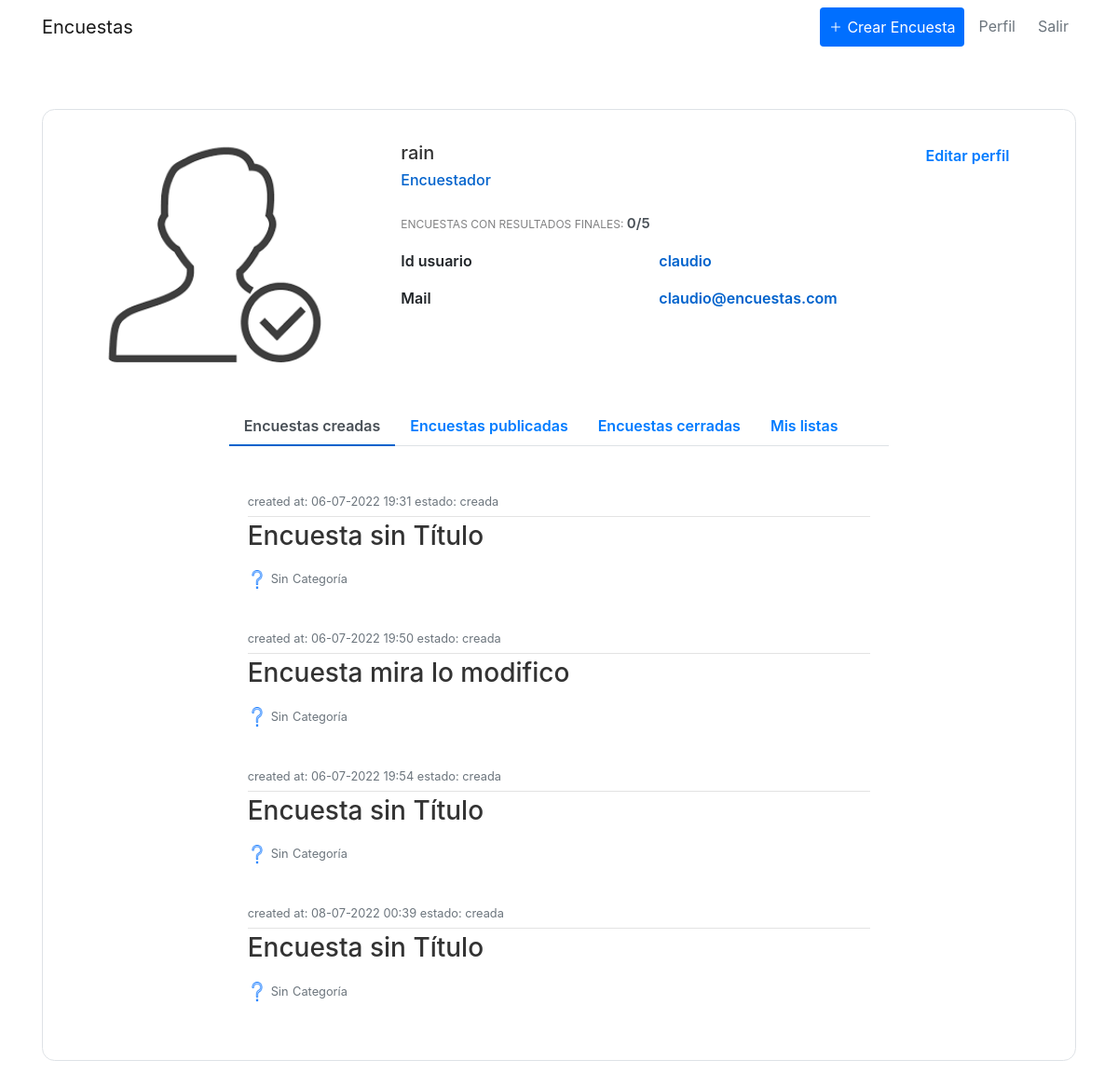
Page /profile (signed in) on the committed database.
### encuestas/models.py (models this page shows, shortened)
class User(db.Model,UserMixin):
    id = db.Column(db.Integer, primary_key=True)
    username = db.Column(db.String(20), unique=True, nullable=False)
    name = db.Column(db.String(20), nullable=False)
    email = db.Column(db.String(120), unique=True, nullable=False)
    image_file = db.Column(db.String(20), nullable=False, default='default.jpg')
    password = db.Column(db.String(60), nullable=False)
    posts = db.relationship('Post', backref='author', lazy=True)
    tipo = db.Column(db.String(20), nullable=False)
    visible_inf = db.Column(db.String(20), nullable=False, default=True)

class Encuesta(db.Model):
    id = db.Column(db.Integer, primary_key = True)
    title = db.Column(db.String(100),nullable = False)
    description = db.Column(db.String(1000), nullable = False)
    image_file = db.Column(db.String(20), nullable=False, default='default.jpg')
    date_created = db.Column(db.DateTime, nullable = False, default = datetime.utcnow)
    date_posted = db.Column(db.DateTime, default = datetime.utcnow)
    user_id = db.Column(db.Integer, db.ForeignKey('user.id'),nullable = False)
    preguntas = db.relationship('Pregunta', backref = 'content', lazy = True)
    estado =  db.Column(db.String(100), default = "creada")
    categoria = db.Column(db.String(100),default = "Categoría" , nullable=False)
    likes = db.Column(db.Integer, default = 0, nullable = False)
    dislikes = db.Column(db.Integer, default = 0, nullable = False)

### encuestas/routes.py (the view)
@app.route("/profile", methods=['GET', 'POST'])
@login_required
def profile():
    form = updatePerfil()
    respuesta = Respuesta.query.filter_by(id_usuario = current_user.username)
    invitaciones = UsuarioInvitado.query.filter_by(id_user = current_user.id)
    if form.validate_on_submit():
        if form.picture.data:
            picture_file = guardarfoto(form.picture.data)
            current_user.image_file = picture_file
        current_user.name = form.name.data
        current_user.email = form.email.data
        current_user.visible_inf = form.visible.data
        db.session.commit()
        flash('Tus datos han sido actualizados', 'success')
        return redirect(url_for('profile'))
    elif request.method == 'GET':
        form.name.data = current_user.name
        form.email.data = current_user.email
    invis1 ={}
    id_encuestas = []
    query_invi = 0
    for i in invitaciones:
        encuesta = Encuesta.query.get_or_404(i.id_encuesta)
        if encuesta.estado == 'publicada':
            id_encuestas.append(i.id_encuesta)
            query_invi = 1
    lista_query= []
    encuest = {}
    encuestas_parainvitado = Encuesta.query.filter(Encuesta.id.in_(id_encuestas))
    for i in respuesta:
        datet =  i.date
        encuest[i.id_encuesta] = i.id_encuesta
        encRESP = Encuesta.query.filter_by(id = i.id_encuesta )
    invis=[]
    for i in invis1:
        print('aaaa',invis1[i])
        invis.append(Encuesta.query.filter_by(id = invis1[i] ))
    if len(invis) ==0:
        invis = 0
    print('las invis',invis )
    keys = list(encuest.keys())
    keys2 = list(invis1.keys())
    for i in encuest:
        print(encuest[i])
        lista_query.append(Encuesta.query.filter_by(id = encuest[i] ))
    if len(lista_query) ==0:
        lista_query = 0
    encPUBLIC = Encuesta.query.filter_by(user_id = current_user.username,estado = "publicada" )
    encCREATE = Encuesta.query.filter_by(user_id = current_user.username,estado = "creada" )
    encCLOSED = Encuesta.query.filter_by(user_id = current_user.username,estado = "cerrada" )
    listas = ListaDifusion.query.filter_by( user_id = current_user.id)
    TOTAL=len(encuest)
    TOTALC=0
    tipo = False
    perfil_usuario =  'profile_encuestado.html'
    if current_user.tipo == '1':
        tipo = True
        perfil_usuario =  'profile_encuestador.html'
        for i in encPUBLIC:
            TOTAL=TOTAL+1
        for i in encCREATE:
            TOTAL=TOTAL+1
        for i in encCLOSED:
            TOTALC=TOTALC+1
    image_file = url_for('static', filename= 'profile_pics/' + current_user.image_file)
    print(invis)
    return render_template(perfil_usuario, keys2=keys2, title='Profile', image_file=image_file , encPUBLIC = encPUBLIC, form = form, encCREATE=encCREATE, encCLOSED=encCLOSED, TOTAL =TOTAL+TOTALC, TOTALC  =  TOTALC, tipo=tipo, lista_query=lista_query, keys = keys,listas = listas, query_invi=query_invi, invis=encuestas_parainvitado)

### encuestas/forms.py (shortened to what this page needs)
class updatePerfil(FlaskForm):
    name = StringField('Nombre',
                           validators=[DataRequired(), Length(min=2, max=20)])
    email = StringField('Email',
                        validators=[DataRequired(), Email()])
    submit = SubmitField('Actualiza tu información')
    picture = FileField('Actualiza foto de perfil', validators=[FileAllowed(['jpg','png'])])
    visible = BooleanField('Sí, quiero mi información visible en el perfil', default=True)

### encuestas/models.py (called while the page is built)
@login_manager_.user_loader
def load_user(user_id):
    return User.query.get(int(user_id))

### encuestas/templates/profile_encuestador.html (shortened to what this page needs)
{% extends "layout.html" %}
{% block content %}
<link href="//maxcdn.bootstrapcdn.com/bootstrap/4.1.1/css/bootstrap.min.css" rel="stylesheet" id="bootstrap-css">
<div class="container emp-profile border">
                <div class="row">
                    <div class="col-md-4">
                        <div class="profile-img  rounded-circle ">
                            <img src = "{{image_file}}" alt=""/>
                        </div>
                    </div>
                    <div class="col-md-6">
                        <div class="profile-head">
                                    <h5>
                                        {{current_user.name}}
                                    </h5>
                                    <h6>
                                        {% if tipo %}
                                            Encuestador
                                        {%    else %}
                                            Encuestado
                                        {%    endif %}
                                    </h6>
                                    <p class="proile-rating">ENCUESTAS CON RESULTADOS FINALES: <span>{{TOTALC}}/{{TOTAL}}</span></p>
                                    <div class="tab-content profile-tab" id="myTabContent">
                                        {% if current_user.visible_inf == '1' %}
                                        <div class="tab-pane fade show active" id="home" role="tabpanel" aria-labelledby="home-tab">
                                            <div class="row tab-pane fade show active " id="home" role="tabpanel" aria-labelledby="home-tab">
                                                <div class="col-md-6">
                                                    <label>Id usuario</label>
                                                </div>
                                                <div class="col-md-6">
                                                    <p>{{current_user.username}}</p>
                                                </div>
                                                <div class="col-md-6">
                                                    <label>Mail</label>
                                                </div>
                                                <div class="col-md-6">
                                                    <p>{{current_user.email}}</p>
                                                </div>
                                            </div>
                                        </div>
                                        {%    endif %}
                                    </div>
                        </div>
                    </div>
                    <div class="col-md-2">
                        <input  type="button" value="Editar perfil" class="profile-edit-btn btn-outline-primary" id="btn"  >
                    </div>
                </div>
                <div class="row-md-2">
                    <br>
                    <br>
                </div>
                <div class="row">
                    <div class="col-md-2">
                    </div>
                    <div class="col-md-8 profile-head">
                        <ul class="nav nav-tabs" id="myTab" role="tablist">
                            <li class="nav-item">
                                <a class="nav-link active" id="profile-tab" data-toggle="tab" href="#created" role="tab" aria-controls="created" aria-selected="true">Encuestas creadas</a>
                            </li>
                            <li class="nav-item">
                                <a class="nav-link" id="open-tab" data-toggle="tab" href="#open" role="tab" aria-controls="open" aria-selected="false">Encuestas publicadas</a>
                            </li>
                            <li class="nav-item">
                                <a class="nav-link" id="profile-tab" data-toggle="tab" href="#close" role="tab" aria-controls="close" aria-selected="false">Encuestas cerradas</a>
                            </li>
                            <li class="nav-item">
                                <a class="nav-link" id="list-tab" data-toggle="tab" href="#lists" role="tab" aria-controls="lists" aria-selected="false">Mis listas</a>
                            </li>
                        </ul>
                        <div class="tab-content profile-tab" id="myTabContent">
                            <div class="tab-pane fade show active" id="created" role="tabpanel" aria-labelledby="created-tab">
                                <div class="column">
                                    <div class="row-md-8">
                                    {% for encuesta in encCREATE %}
                                    <article class="media content-section">
                                        <div class="media-body">
                                            <div class="article-metadata">
                                                <small class="text-muted">
                                                    created at: {{encuesta.date_created.strftime('%d-%m-%Y %H:%M')}}
                                                </small>
                                                <small class="text-muted">
                                                    estado: {{encuesta.estado}}
                                                </small>
                                            </div>
                                                <h2>
                                                    <a class="article-title"
                                                    href="{{ url_for('encuesta', encuesta_id=encuesta.id)}}"> <h3>{{ encuesta.title }} </h3></a>
                                                </h2>
                                                <div class="d-flex gap-4 align-items-center">
                                                        <div  >
                                                            {%if encuesta.categoria == "Categoría"%}
                                                                <img src="/static/icons/cate.png" style="width: 15%; height: 15%"  alt="img"/>
                                                                <small class="text-muted ">Sin</small>
                                                            {%endif%}
                                                            <small class="text-muted "> {{  encuesta.categoria }}</small>
                                                            <br>
                                                    </div>
                                            </div>
                                        </article>
                                        {% endfor %}
                                    </div>
                                </div>
                            </div>
                            </div>
                        </div>
                    </div>
                </div>
        </div>
        {% endblock content %}

### encuestas/templates/layout.html (shortened to what this page needs)
<!DOCTYPE html>
<html>
<head>
    <link rel="stylesheet" href="https://maxcdn.bootstrapcdn.com/bootstrap/4.0.0/css/bootstrap.min.css">
    <link rel="stylesheet" type="text/css" href="{{ url_for('static', filename='main.css') }}">
</head>
<body class="d-flex flex-column gap-4">
    <header class="site-header">
      <nav class="navbar navbar-expand-lg bg-white navbar-light bg-white fixed-top ">
        <div class="container">
          <a class="navbar-brand mr-4 " href="/">Encuestas</a>
          <div class="collapse navbar-collapse" id="navbarToggle">
            <div class="navbar-nav">
              {%block change_button%}
              {% if current_user.is_authenticated and current_user.tipo =='1' %}
               <a class="nav-item text-white nav-link btn primary-button brand-color d-flex align-items-center gap-3" href="{{ url_for('crear_encuesta')}}">
                  <ion-icon class = "aligm-middle"name="add-outline"></ion-icon>
                  <span>
                    Crear Encuesta
                  </span>
              </a>
              {% endif %}
              {%endblock change_button%}
              {% if current_user.is_authenticated %}
              <a class="nav-item text-secondary nav-link  btn-link px-3 me-2" href="{{ url_for('profile') }}">Perfil</a>
              <a class="nav-item text-secondary nav-link" href="{{ url_for('logout') }}">Salir</a>
              {% else %}
              <a class="nav-item text-secondary nav-link" href="{{ url_for('login') }}">Login</a>
              <a class="nav-item text-secondary nav-link" href="{{ url_for('register') }}">Registrate</a>
              {% endif %}
            </div>
          </div>
        </div>
      </nav>
    </header>
    <main role="main" class="container">
      <div >
        <div id ="content-section">
          {% block content %}{% endblock %}
        </div>
    </main>
</body>
</html>

### encuestas/static/main.css (style rules this page uses)
body { font-family: "Roboto", sans-serif; font-weight: 400; background: #f5f5f5; color: #333; margin-top: 3.4rem; box-sizing: border-box; }
h1, h2, h3, h4, h5, h6 { color: #444444; }
.site-header .navbar-nav .nav-link { color: #cbd5db; }
.container { max-width: 1200px; width: 1200px; }
.content-section { background: #ffffff; padding: 10px 20px; border-radius: 3px; margin-bottom: 20px; }
.article-title { color: #333; }
.article-metadata { padding-bottom: 5px; margin-bottom: 4px; border-bottom: 1px solid #e3e3e3; }
.gap-4 { gap: 0.4rem; }
.gap-3 { gap: 0.3rem; }
html, body { width: 100%; height: 100%; }
.emp-profile { padding: 3%; margin-top: 10%; margin-bottom: 10%; border-radius: 0.85rem; background: #fff; }
.profile-img { text-align: center; }
.profile-img img { width: 70%; height: 100%; border-radius: 0.85rem; }
.profile-head h5 { color: #333; }
.profile-head h6 { color: #0062cc; }
.profile-edit-btn { border: none; border-radius: 1.5rem; width: 70%; padding: 2%; font-weight: 600; color: #6c757d; cursor: pointer; }
.proile-rating { font-size: 12px; color: #818182; margin-top: 5%; }
.proile-rating span { color: #495057; font-size: 15px; font-weight: 600; }
.profile-head .nav-tabs { margin-bottom: 5%; }
.profile-head .nav-tabs .nav-link { font-weight: 600; border: none; }
.profile-head .nav-tabs .nav-link.active { border: none; border-bottom: 2px solid #0062cc; }
.profile-tab label { font-weight: 600; }
.profile-tab p { font-weight: 600; color: #0062cc; }
.brand-color { background-color: #006fff; }
.primary-button { border: none; color: white; font-size: 1rem; border-radius: 3px; }

### rows in the picture
User: name "rain", username "claudio", email "claudio@encuestas.com"
Encuesta: date_created "06-07-2022 19:31", estado "creada", title "Encuesta sin Título", categoria "Categoría"
Encuesta: date_created "06-07-2022 19:50", estado "creada", title "Encuesta mira lo modifico", categoria "Categoría"
Encuesta: date_created "06-07-2022 19:54", estado "creada", title "Encuesta sin Título", categoria "Categoría"
Encuesta: date_created "08-07-2022 00:39", estado "creada", title "Encuesta sin Título", categoria "Categoría"

### other values in the picture
{{ TOTALC }} "0"
{{ TOTAL }} "5"
